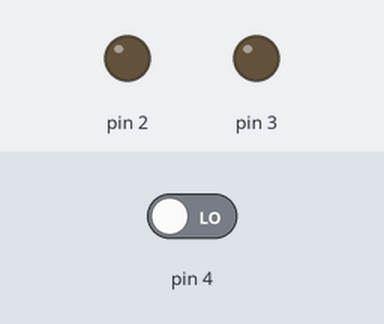
A sketch run on a simulated Arduino Uno, built with avr-gcc and run on an emulated ATmega328P. Parts: output pins drawn as LEDs (lit = HIGH). Dashed ring = blinking. The test bench sets the inputs (shaded band); at power-on: pin 4 LOW.

Above: at 1.2 s.
1.3 s: pin 4 driven HIGH
At 1.45 s:
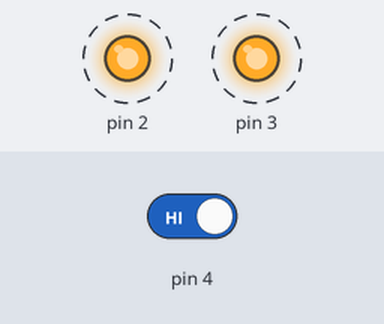
4.3 s: pin 4 driven LOW
At 5.1 s:
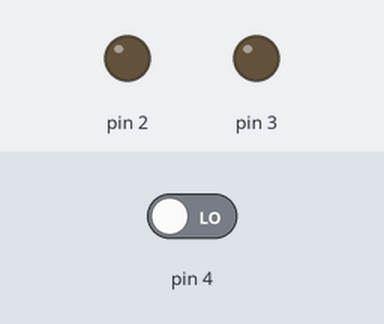
Timing chart, 0 to 7.3 s (numbered marks = the images above; inputs shaded):
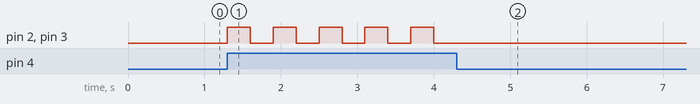

The sketch:

Tilt_sensor.ino
```cpp
void setup() {
  pinMode(2, OUTPUT);
  pinMode(3, OUTPUT);
  pinMode(4, INPUT);

}

void loop() {
  if (digitalRead(4) == 1)
  {
  digitalWrite(2, HIGH);
  digitalWrite(3, HIGH);
  delay(300);
  digitalWrite(2, LOW);
  digitalWrite(3, LOW);
  delay(300);
  }

}
```

Measured:
- after the input at 1.3 s, pin 2, pin 3: alternates HIGH for 0.30 s and LOW for 0.30 s, starting at once
- after the input at 4.3 s, pin 2, pin 3: stops changing and stays LOW
